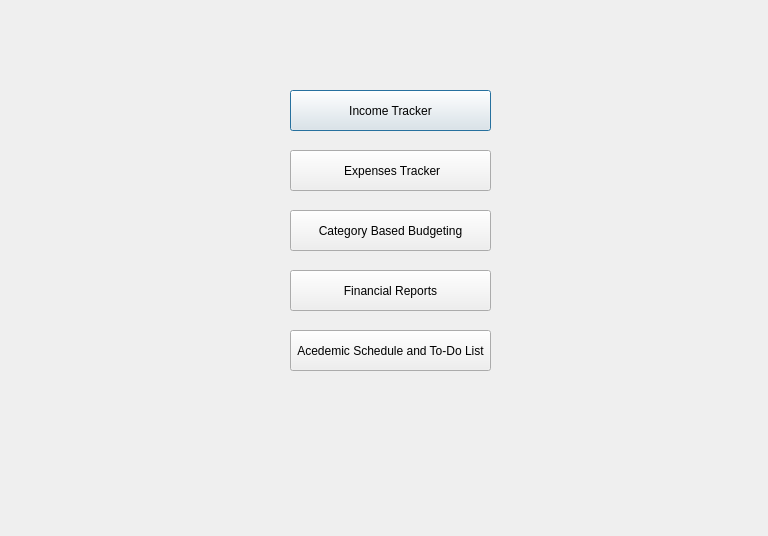
<?xml version="1.0" encoding="UTF-8"?>
<ui version="4.0">
 <class>Dashboard</class>
 <widget class="QDialog" name="Dashboard">
  <property name="geometry">
   <rect>
    <x>0</x>
    <y>0</y>
    <width>768</width>
    <height>536</height>
   </rect>
  </property>
  <property name="windowTitle">
   <string>Dialog</string>
  </property>
  <widget class="QPushButton" name="pushButton">
   <property name="geometry">
    <rect>
     <x>290</x>
     <y>90</y>
     <width>201</width>
     <height>41</height>
    </rect>
   </property>
   <property name="text">
    <string>Income Tracker</string>
   </property>
  </widget>
  <widget class="QPushButton" name="pushButton_2">
   <property name="geometry">
    <rect>
     <x>290</x>
     <y>150</y>
     <width>201</width>
     <height>41</height>
    </rect>
   </property>
   <property name="text">
    <string> Expenses Tracker</string>
   </property>
  </widget>
  <widget class="QPushButton" name="pushButton_3">
   <property name="geometry">
    <rect>
     <x>290</x>
     <y>210</y>
     <width>201</width>
     <height>41</height>
    </rect>
   </property>
   <property name="text">
    <string>Category Based Budgeting</string>
   </property>
  </widget>
  <widget class="QPushButton" name="reportbtn">
   <property name="geometry">
    <rect>
     <x>290</x>
     <y>270</y>
     <width>201</width>
     <height>41</height>
    </rect>
   </property>
   <property name="text">
    <string>Financial Reports</string>
   </property>
  </widget>
  <widget class="QPushButton" name="reportbtn_2">
   <property name="geometry">
    <rect>
     <x>290</x>
     <y>330</y>
     <width>201</width>
     <height>41</height>
    </rect>
   </property>
   <property name="text">
    <string>Acedemic Schedule and To-Do List</string>
   </property>
  </widget>
 </widget>
 <resources/>
 <connections/>
</ui>
